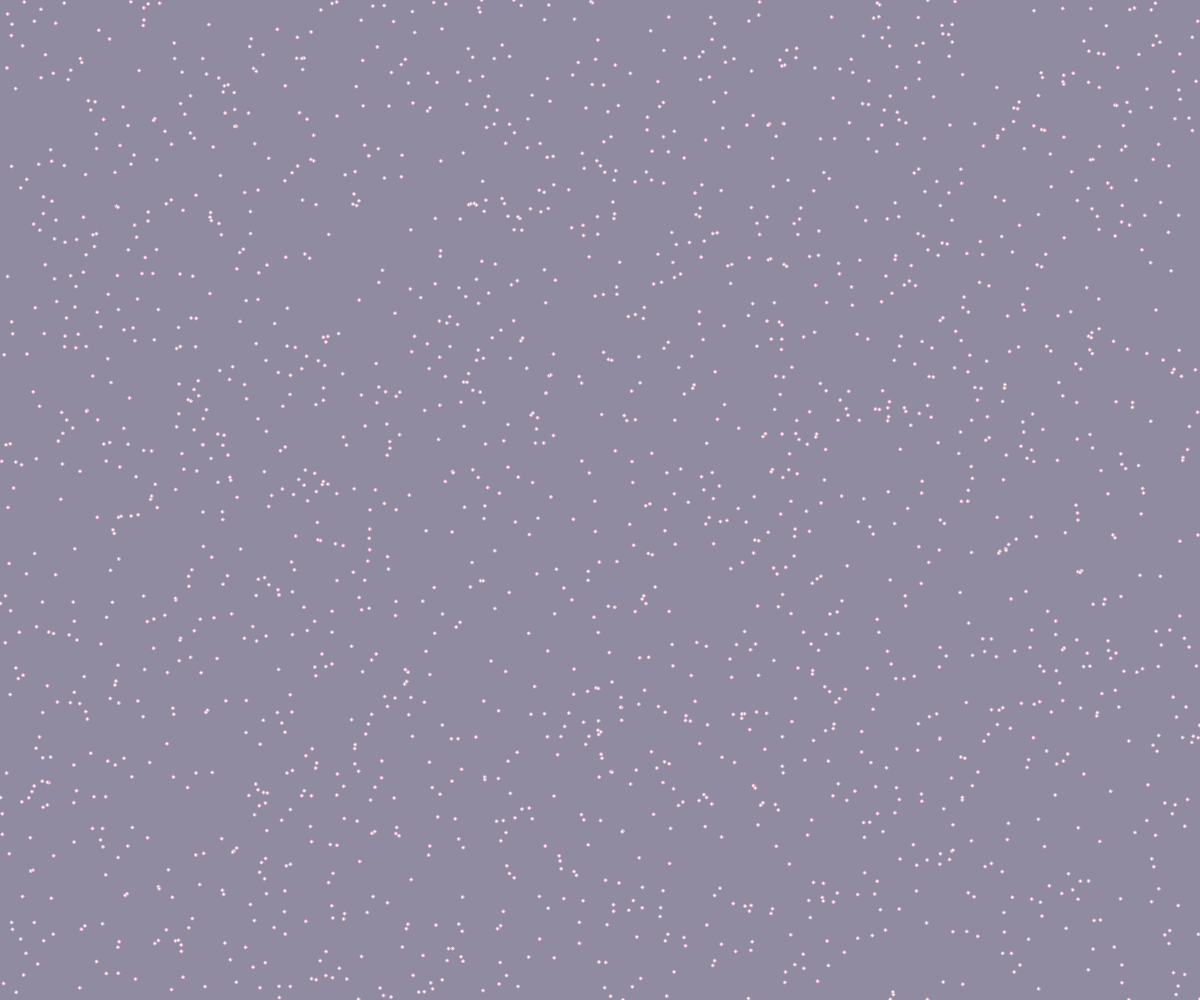
Frame 1 (no input)
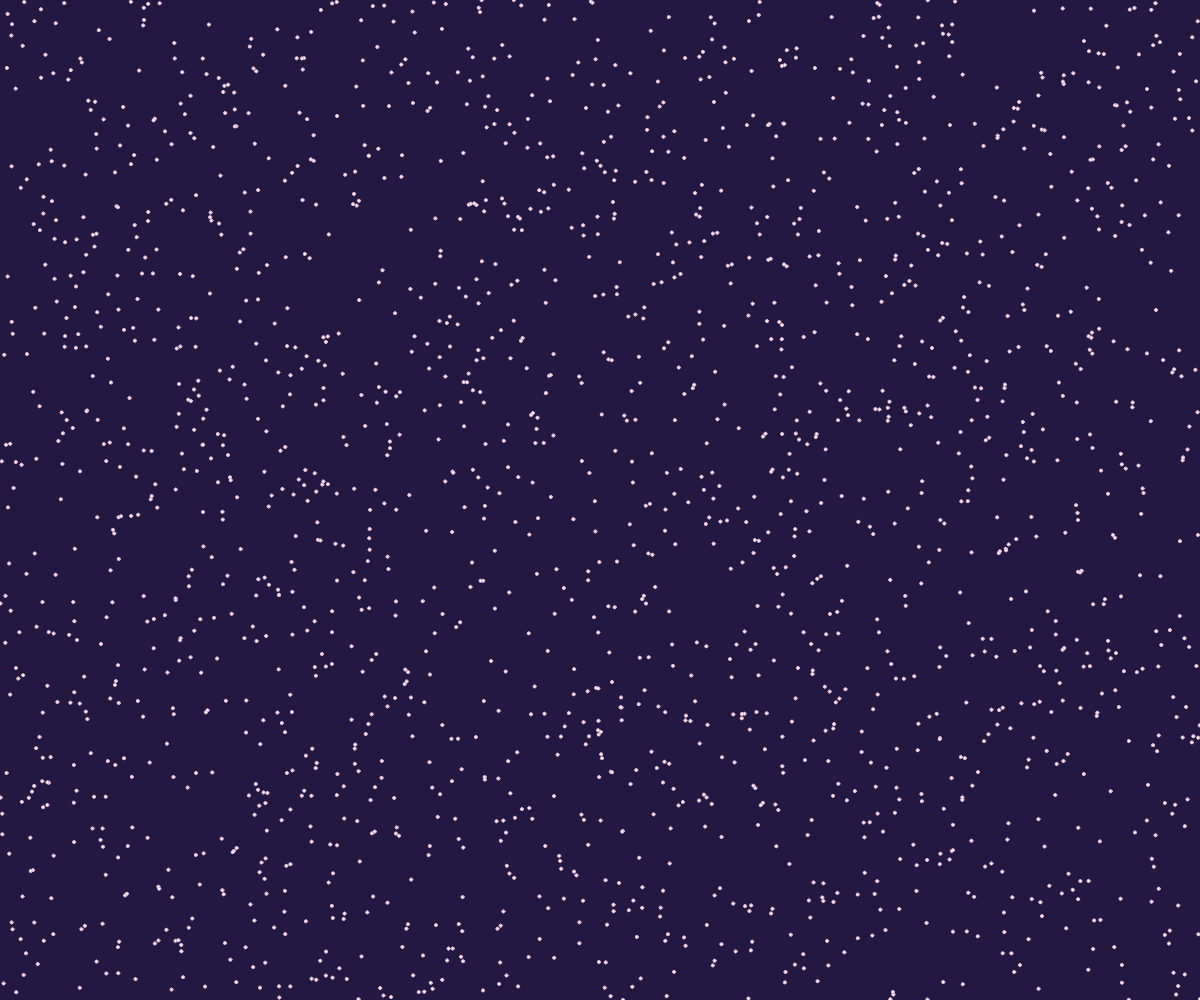
Frame 60 (no input)
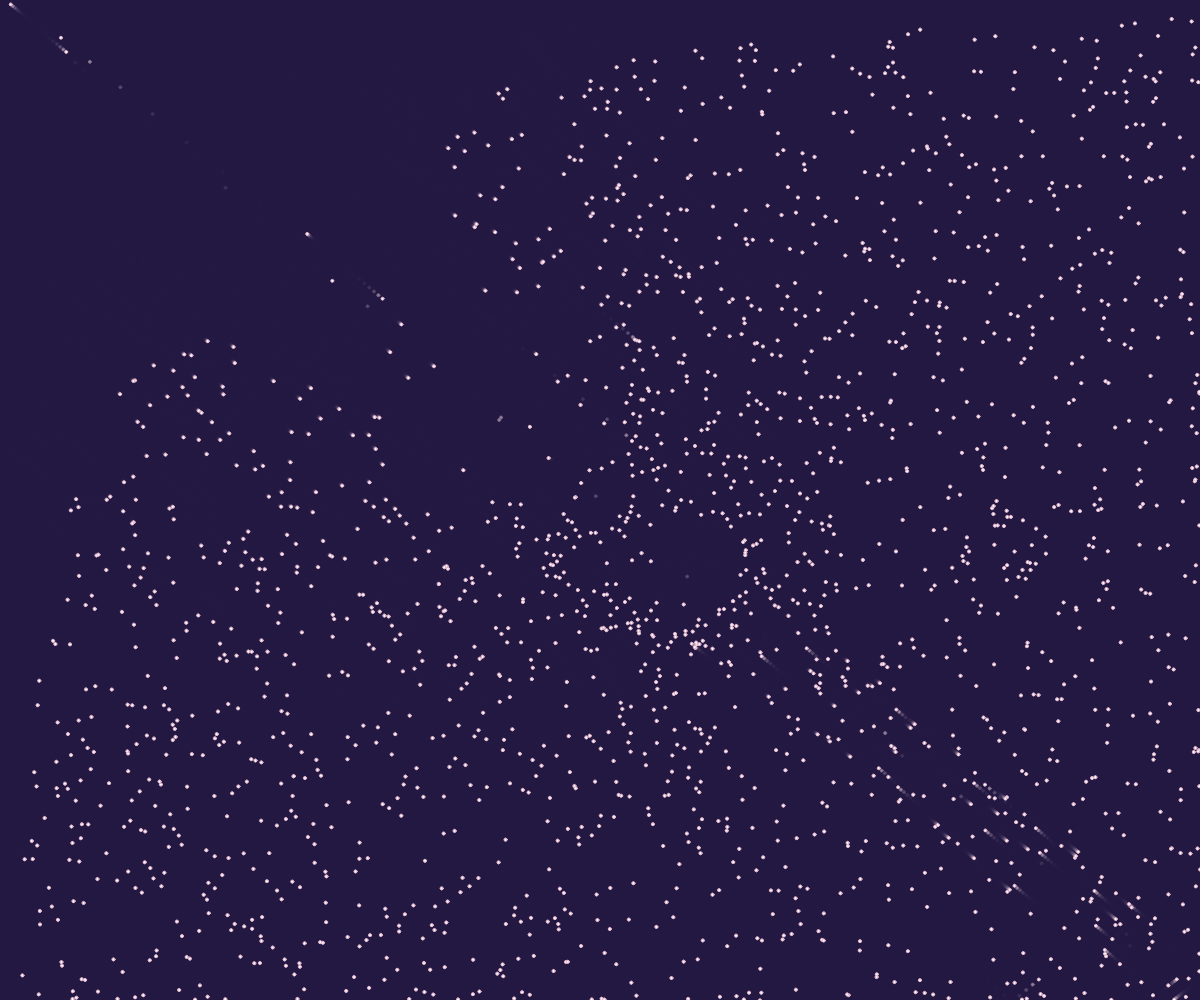
Frame 120 (the mouse pressed at the canvas centre since frame 60)

The p5.js sketch that drew these frames (run headless with seeded random() and noise() and a simulated clock; from frame 60 on, the mouse is pressed at the canvas centre):

// p5.js sketch
// ── sketch.js
var particleQuantity = 2000;


var positionX = new Array(particleQuantity);
var positionY = new Array(particleQuantity);
var velocityX = new Array(particleQuantity).fill(0);
var velocityY = new Array(particleQuantity).fill(0);

function setup() {
    createCanvas(window.innerWidth, window.innerHeight);
    frameRate(20);
    stroke(224, 177, 203);
    for (var particle = 1; particle < particleQuantity; particle++) {
        positionX[particle] = random(0, width);
        positionY[particle] = random(0, height);
    }

    positionX[0] = 0;
    positionY[0] = 0; 
}


function draw() {
    background(35, 25, 66, 128);
    velocityX[0] = velocityX[0] * 0.5 + (mouseX - positionX[0]) * 0.1;
    velocityY[0] = velocityY[0] * 0.5 + (mouseY - positionY[0]) * 0.1;

    positionX[0] += velocityX[0];
    positionY[0] += velocityY[0];

    for (var particle = 1; particle < particleQuantity; particle++) {
        var whatever = 1024 / (sq(positionX[0] - positionX[particle]) + sq(positionY[0] - positionY[particle]));

        velocityX[particle] = velocityX[particle] * 0.95 + (velocityX[0] - velocityX[particle]) * whatever;
        velocityY[particle] = velocityY[particle] * 0.95 + (velocityY[0] - velocityY[particle]) * whatever;

        positionX[particle] += velocityX[particle];
        positionY[particle] += velocityY[particle];

        if ((positionX[particle] < 0 && velocityX[particle] < 0) || (positionX[particle] > width && velocityX[particle] > 0)) {
            velocityX[particle] = -velocityX[particle];
        }

        if ((positionY[particle] < 0 && velocityY[particle] < 0) || (positionY[particle] > height && velocityY[particle] > 0)) {
            velocityY[particle] = -velocityY[particle];
        }

        ellipse(positionX[particle], positionY[particle], 3, 3);
    }
}


function mousePressed() {
    for (var particle = 1; particle < particleQuantity; particle++) {
        positionX[particle] = random(0, width);
        positionY[particle] = random(0, height);
    }
}
